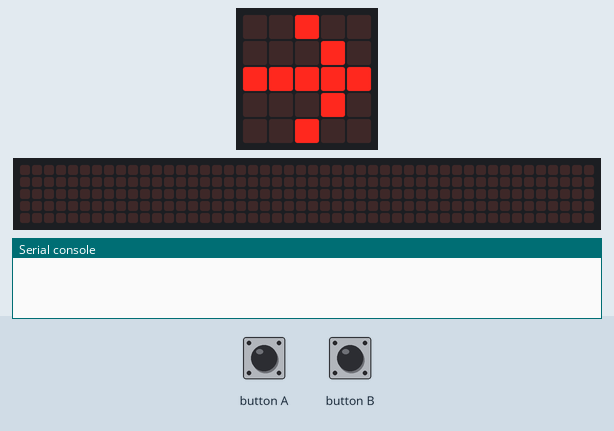
This program was run on a simulated BBC micro:bit running MicroPython. Parts: the board's 5×5 LED display, a strip that is not on the board, showing the scrolling text unrolled, the last lines printed to the serial console. The test bench sets the inputs (shaded band). No radio messages arrive unless stated (any console line starting 'radio sent:' is added by the test bench); the 48×5 strip is a reading aid, not a part: it shows the text the display is scrolling, unrolled, one strip-width of it at a time.

Above: at 5.0 s.
5.1 s: button A pressed for 0.15 s
At 5.2 s:
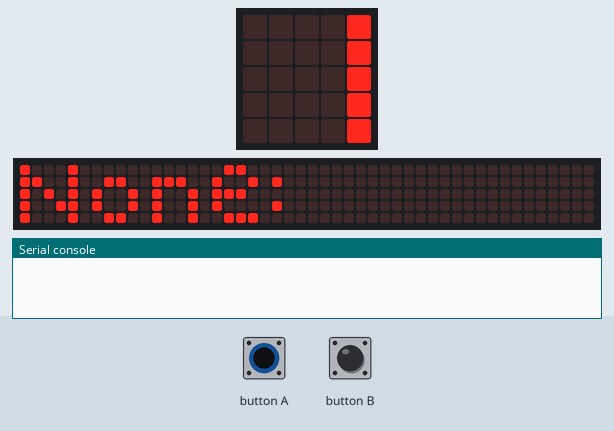
5.8 s: button B pressed for 0.15 s
6.5 s: button A pressed for 1 s
At 8.93 s:
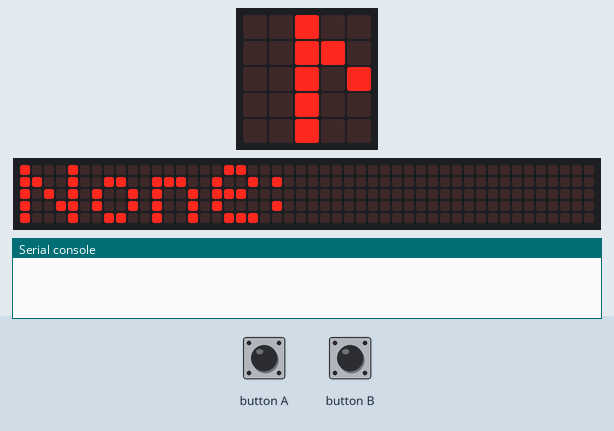
13.6 s: button A pressed for 3.2 s
At 16.9 s:
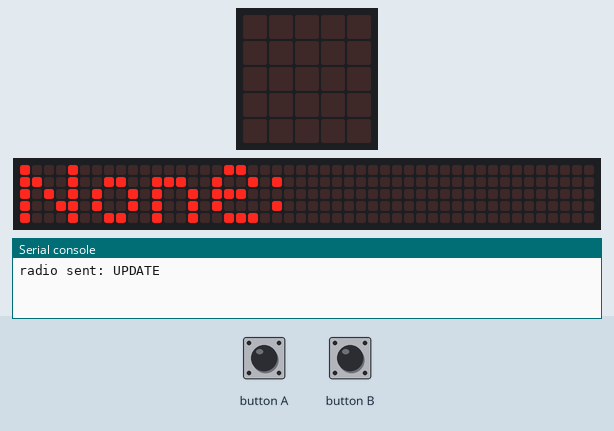

The program:

receiver_main.py
```python
"""
THIS IS NOT A FUNCTIONAL SCRIPT FILE!
    This is an imported micropython script created on python.microbit.org.
It may be compiled locally, but it would not be possible to transmit it remotely
to the receiving micro:bit device (and there is no builtin COM port functionality
for that device). The existence of this file in the project is purely for
referential purposes.
    If you want to update the code wrtitten in this file, do so on
python.microbit.org, download a copy of the compiled .hex code, and upload it
directly to the receiving micro:bit device.

    Controller script for the receiver micro:bit device. This script handles
functionality for receiving messages, and for communicating commands back to the
sending micro:bit device.
"""
from microbit import button_a, button_b
from microbit import display, Image
from microbit import sleep
from micropython import const
import radio

TEXT_DELAY = const(135)
TEXT_DELAY_FAST = const(110)
TEXT_WAIT = True
TEXT_LOOP = False
TEXT_CLEAR = True


def show_text(text, speed=TEXT_DELAY, wait=TEXT_WAIT, loop=TEXT_LOOP):
    """
    Cosmetic wrapper for the builtin display.scroll() function that allows for
    simply unified display of any text across many functions.
    :param text: the text to be scrolled
    :param speed: the speed at which that text will be scrolled, in ms
    :param wait: whether the program should hang until the text is done scrolling
    :param loop: whether the text should scroll continuously
    """
    display.scroll(text + ' ', speed, wait=wait, loop=loop)


def scan_input():
    """
    Process different states of input on the micro:bit device.
    For the purposes of this project, only the two front buttons are considered.
    :return: -1 if there was no input
    """
    if button_a.was_pressed():
        display.show(Image.SQUARE_SMALL, wait=False)
        on_a()
    elif button_b.was_pressed():
        display.show(Image.SQUARE_SMALL, wait=False)
        on_b()
    else:
        return -1


def on_a():
    global direction
    direction = (direction + 1) % 2
    show_text(times[direction][:-2], speed=TEXT_DELAY_FAST)


def on_b():
    global times
    times = ['None: X', 'None: X']
    radio.send("UPDATE")


def process_command(command):
    """
    Process a command code for its respective consequence.
    :param command: command code to be processed
    """
    # add more in an elif chain
    if command == 'SWITCH': on_a()


def go():
    """
    Begin receiving input from the sending micro:bit device.
    Process input as either an intial ('B'), continuous ('M'), or
    service ('S') message.
    """
    global times
    radio.on()
    while True:
        message = radio.receive()
        if message:
            # B messages are of the format X on the Y line
            if message[0] == 'B':
                space = message.index(' ON ')
                show_text(message[1:space], wait=True)
                display.show(message[space + 1:], delay=TEXT_DELAY_FAST, clear=True)
            # M messages are of the format X Y
            elif message[0] == 'M':
                message = message[1:]
                times = message.split('|')
                show_text(times[direction][:-2], speed=TEXT_DELAY_FAST)
            elif message[0] == 'S':
                message = message[1:]
                process_command(message)
        display.show(times[direction][-1])
        scan_input()


# MAKE SURE this number is identical to the ones defined in
# sender_dynamic.py and sender_main.py
radio.config(group=0, length=128)

direction = 0
times = ('None: X', 'None: X')
# await initial input
while scan_input() == -1: display.show(Image.ARROW_E)
display.clear()
go()
```

Measured:
- after the input at 5.1 s, the display: changes at once (image 1)
- after the input at 13.6 s, the display: first changes at once (image 3 shows a later state)
